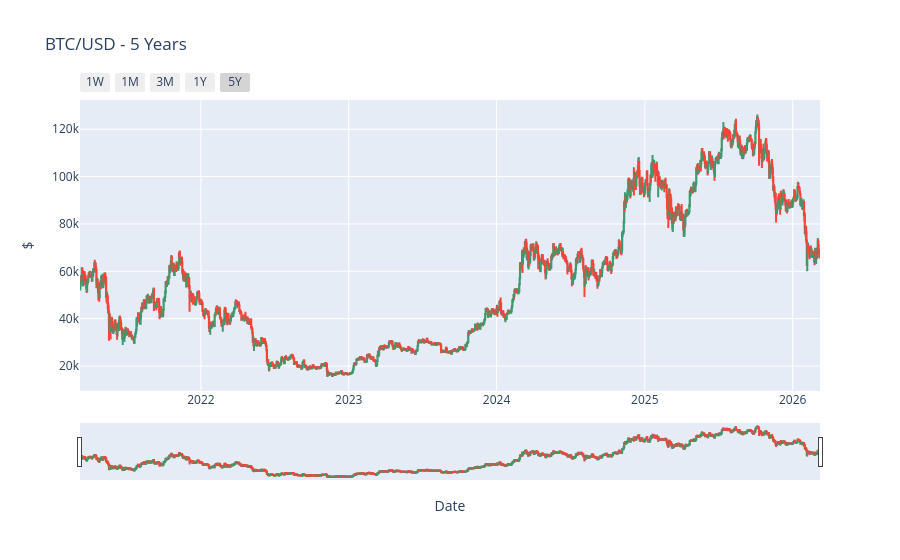

Notebook cell for this chart:
### Code cell
btc_5y_graph()

### Figure 1 — Plotly figure (JSON) as saved in the notebook; plotly's stock layout.template omitted (floating-point values rounded to 4 significant figures; data arrays with more than 128 entries replaced by an {"elided": "..."} marker saying what was removed)
{"data": [{"close": {"elided": "1827 float values"}, "high": {"elided": "1827 float values"}, "low": {"elided": "1827 float values"}, "name": "BTC/USD", "open": {"elided": "1827 float values"}, "type": "candlestick", "x": {"elided": "1827 str values"}}], "layout": {"title": {"text": "BTC/USD - 5 Years"}, "xaxis": {"rangeselector": {"buttons": [{"count": 7, "label": "1W", "step": "day", "stepmode": "backward"}, {"count": 1, "label": "1M", "step": "month", "stepmode": "backward"}, {"count": 3, "label": "3M", "step": "month", "stepmode": "backward"}, {"count": 1, "label": "1Y", "step": "year", "stepmode": "backward"}, {"label": "5Y", "step": "all"}]}, "rangeslider": {"visible": true}, "title": {"text": "Date"}}, "yaxis": {"title": {"text": "$"}}}}
